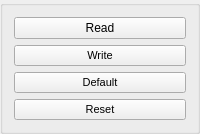
             <widget class="QGroupBox" name="groupBox_6">
              <property name="title">
               <string/>
              </property>
              <layout class="QVBoxLayout" name="verticalLayout_2">
               <item>
                <widget class="QPushButton" name="fromdevice_btn">
                 <property name="font">
                  <font>
                   <family>Arial</family>
                  </font>
                 </property>
                 <property name="text">
                  <string>Read</string>
                 </property>
                </widget>
               </item>
               <item>
                <widget class="QPushButton" name="pushButton">
                 <property name="font">
                  <font>
                   <family>Arial</family>
                   <pointsize>8</pointsize>
                  </font>
                 </property>
                 <property name="text">
                  <string>Write</string>
                 </property>
                </widget>
               </item>
               <item>
                <widget class="QPushButton" name="defsetting_btn">
                 <property name="font">
                  <font>
                   <family>Arial</family>
                   <pointsize>8</pointsize>
                  </font>
                 </property>
                 <property name="text">
                  <string>Default</string>
                 </property>
                </widget>
               </item>
               <item>
                <widget class="QPushButton" name="pushButton_5">
                 <property name="font">
                  <font>
                   <family>Arial</family>
                   <pointsize>8</pointsize>
                  </font>
                 </property>
                 <property name="text">
                  <string>Reset</string>
                 </property>
                </widget>
               </item>
              </layout>
             </widget>
